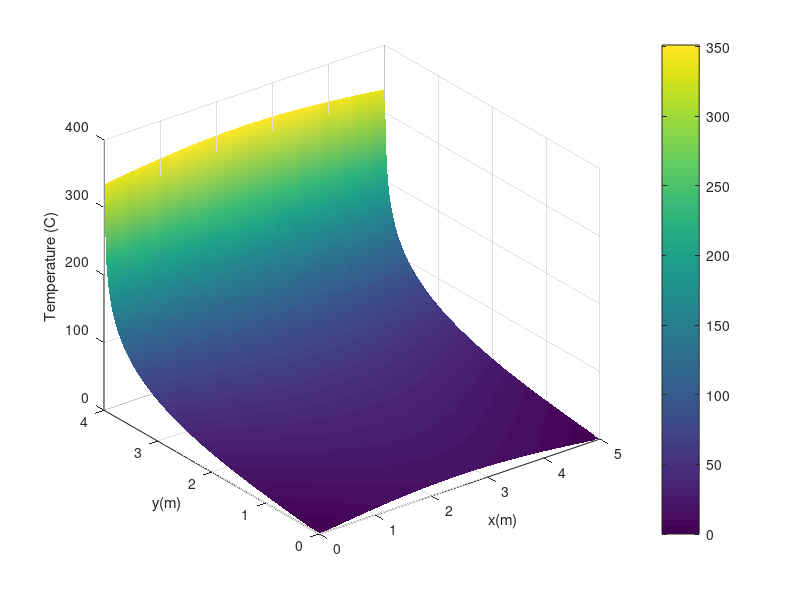

Write MATLAB code to recreate this figure.
clc;clear all;
%given that
a=5;
b=4;
T1=80;
N=100;
[X,Y]=meshgrid(linspace(0,a,100),linspace(0,b,100));
T=zeros(size(X));
for n=1:N
lamda=((2*n-1)*pi)/a;
term=(sin(lamda*X)+sinh(lamda*Y))/((2*n-1)*sinh(lamda*b));
T=T+term;
end
T=(4*T1/pi)*T;
surf(X,Y,T)
xlabel("x(m)");
ylabel("y(m)");
zlabel("Temperature (C)")
colorbar
shading interp
